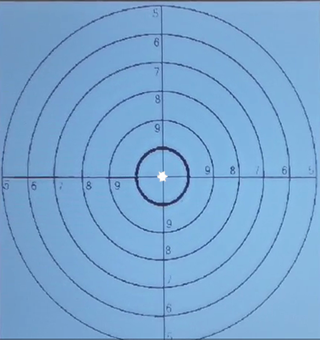
#> input picture utils/test.png, 320 x 340 px
$ python -i grab_game_area.py   (imports and definitions only)
#> lines starting #> are read from the running program, lines starting #| are printed output that depends on the picture
#> further down, picture is the input picture: shape (340, 320, 3); mean B, G, R 209.7, 166.7, 121.4
import cv2

import json
import imutils
import cv2
import numpy as np
from imutils.video import VideoStream


from cv2 import aruco


# [59 lines left out: functions show_full_frame, hide_full_frame, get_reference_image, undistort_image, not called in this run]


def find_edges(frame):
    """
    Given a frame, find the edges
    :param frame: Camera Image
    :return: Found edges in image
    """
    gray = cv2.cvtColor(frame, cv2.COLOR_BGR2GRAY)
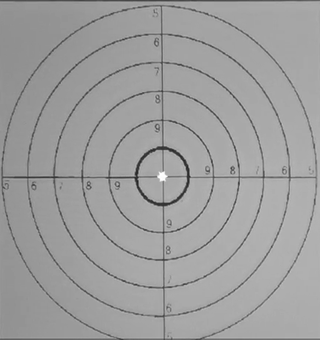
#> gray: shape (340, 320); min 33, max 255, mean 158
    gray = cv2.bilateralFilter(gray, 11, 17, 17)  # Add some blur
    edged = cv2.Canny(gray, 30, 200)  # Find our edges
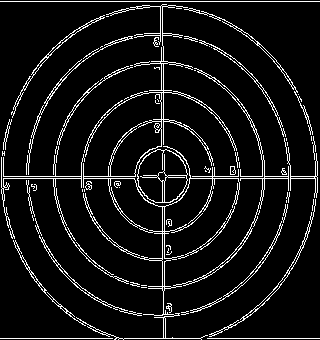
#> edged: shape (340, 320); 8.1% white in thin lines or dots
    return edged


# [199 lines left out: functions get_region_corners, order_corners, get_destination_array, get_perspective_transform, grab_game_area, not called in this run]

>>> import cv2
>>> picture = cv2.imread('test.png')
>>> result = find_edges(picture)

$ run again, on utils/laser_dot2.png
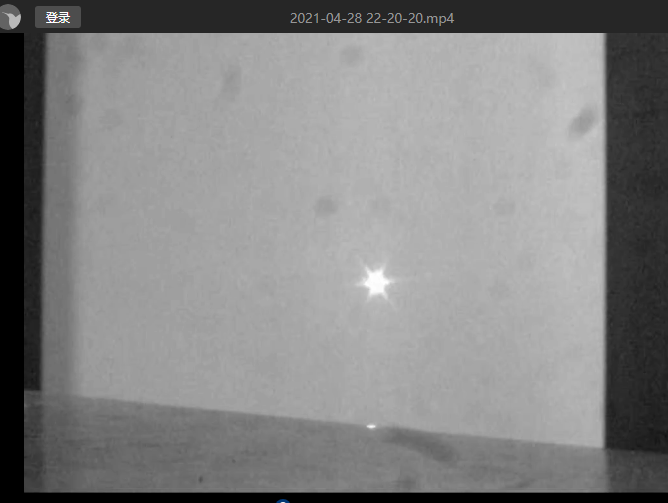
#> input picture utils/laser_dot2.png, 668 x 503 px
#> picture is the input picture: shape (503, 668, 3); mean B, G, R 130.6, 130.6, 130.5
#> in find_edges, `edged = cv2.Canny(gray, 30, 200)`:
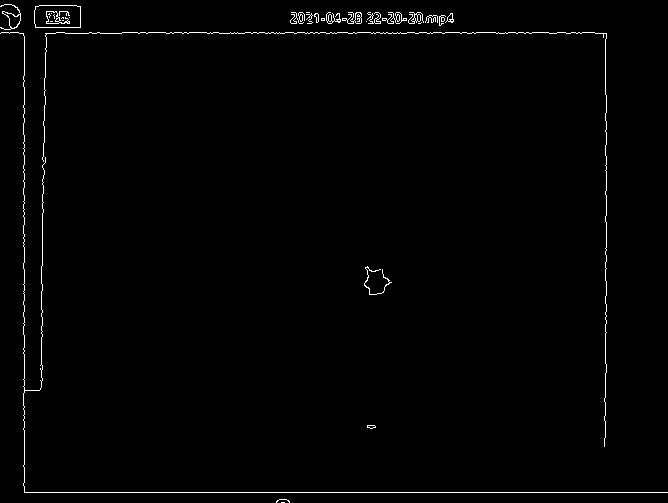
#> edged: shape (503, 668); 1.1% white in thin lines or dots
